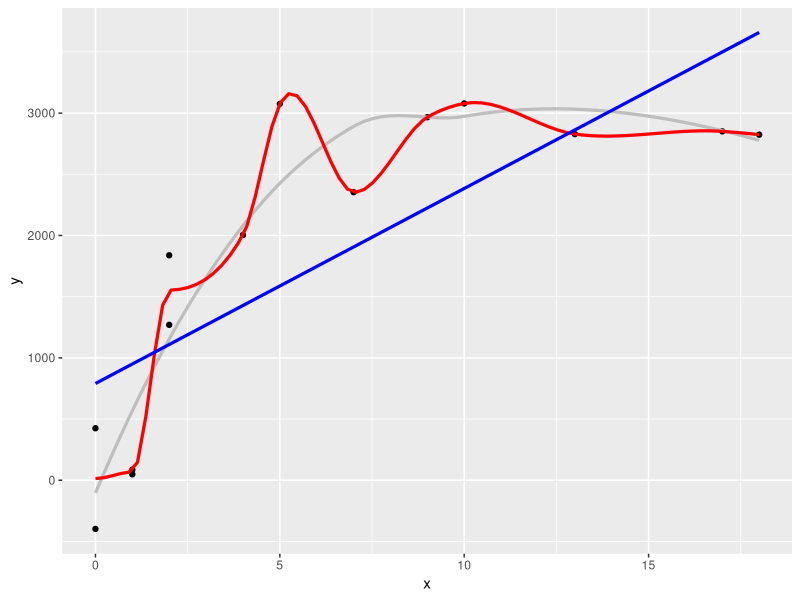
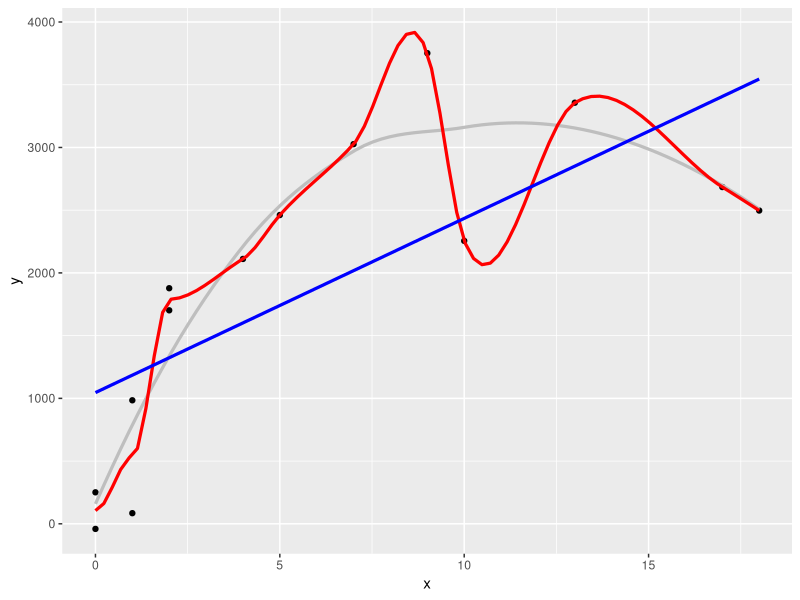

Reproduce these figures in R, in order.
## ---- chunk 1
knitr::opts_chunk$set(echo = TRUE)
## ---- chunk 2
#APRENDIZAJE SUPERVISADO
#-----------------------------------------
f<-function(x){
  ifelse(x<10,1000*sqrt(x),1000*sqrt(10))
}

error_f <- function(df){
  function(mod){
    preds <- predict(mod, newdata = df)
    round(sqrt(mean((preds-df$y)^2)))
  }
}

library(ggplot2)
library(dplyr)
library(purrr)
#UNA MUESTRA
x <- c(1,7,10,0,0,5,9,13,2,4,17,18,1,2)

set.seed(280572)
#set.seed(250290)
error<-rnorm(length(x),0,500)
y<-f(x)+error
datos_entrena<-data.frame(x=x,y=y)
head(datos_entrena)

curva.1<-geom_smooth(data=datos_entrena,method="loess",se=FALSE,color="gray",span=1,size=1.1)
curva.2<-geom_smooth(data=datos_entrena,method="loess",se=FALSE,color="red",span=0.3,size=1.1)
curva.3<-geom_smooth(data=datos_entrena,method="lm",se=FALSE,color="blue",span=1,size=1.1)
## ---- chunk 3
#cálculo de errores
mod_rojo <- loess(y ~ x, data = datos_entrena, span=0.3)
mod_gris <- loess(y ~ x, data = datos_entrena, span=1)
mod_recta <- lm(y ~ x, data = datos_entrena)
df_mods<-data_frame(nombre=c('recta','rojo','gris'))
df_mods$modelo<-list(mod_recta,mod_rojo,mod_gris)

error_ent <- error_f(datos_entrena)

df_mods <- df_mods %>% mutate(error_entrena = map_dbl(modelo, error_ent))

df_mods

#SE EXTRAE MUESTRA DE PRUEBA
set.seed(218052272)
x_0<-sample(0:13,100,replace=T)
error<-rnorm(length(x_0),0,500)
y_0<-f(x_0)+error
datos_prueba<-data_frame(x=x_0,y=y_0)
datos_prueba

error_p<-error_f(datos_prueba)
df_mods <- df_mods %>% mutate(error_prueba=map_dbl(modelo,error_p))
## ---- chunk 4
df_mods 
## ---- chunk 5
plot(ggplot(datos_entrena,aes(x=x,y=y))+geom_point()+curva.1+curva.2+curva.3)
## ---- chunk 6
set.seed(250290)
error<-rnorm(length(x),0,500)
y<-f(x)+error
datos_entrena<-data.frame(x=x,y=y)
head(datos_entrena)

curva.1<-geom_smooth(data=datos_entrena,method="loess",se=FALSE,color="gray",span=1,size=1.1)
curva.2<-geom_smooth(data=datos_entrena,method="loess",se=FALSE,color="red",span=0.3,size=1.1)
curva.3<-geom_smooth(data=datos_entrena,method="lm",se=FALSE,color="blue",span=1,size=1.1)
## ---- chunk 7
#cálculo de errores
mod_rojo <- loess(y ~ x, data = datos_entrena, span=0.3)
mod_gris <- loess(y ~ x, data = datos_entrena, span=1)
mod_recta <- lm(y ~ x, data = datos_entrena)
df_mods<-data_frame(nombre=c('recta','rojo','gris'))
df_mods$modelo<-list(mod_recta,mod_rojo,mod_gris)

error_ent <- error_f(datos_entrena)

df_mods <- df_mods %>% mutate(error_entrena = map_dbl(modelo, error_ent))

df_mods

#SE EXTRAE MUESTRA DE PRUEBA
set.seed(218052272)
x_0<-sample(0:13,100,replace=T)
error<-rnorm(length(x_0),0,500)
y_0<-f(x_0)+error
datos_prueba<-data_frame(x=x_0,y=y_0)
datos_prueba

error_p<-error_f(datos_prueba)
df_mods <- df_mods %>% mutate(error_prueba=map_dbl(modelo,error_p))
## ---- chunk 8
df_mods 
## ---- chunk 9
plot(ggplot(datos_entrena,aes(x=x,y=y))+geom_point()+curva.1+curva.2+curva.3)
